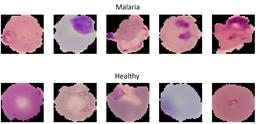
#> input picture cell_images/cell_examples.png, 256 x 124 px, shrunk from 1563 x 756 before the run, given in place of 0.png, which was not available
$ python trabalho.py
#> lines starting #> are read from the running program, lines starting #| are printed output that depends on the picture; pictures that were not available may be replaced by others from this repository, and a replacement may not be noted
'''
Name: Thales de Oliveira Goncalves
USP Number: 11383541
Course Code: SCC5830
Year/Semester: 2019/1
Final Project
'''

import os
import numpy as np
import imageio
import matplotlib.pyplot as plt

n = 4
plotar = True
plot_param = {'fontsize' : 15, 'fontweight' : "bold"}
classes = ['0 - Uninfected' , '1 - Parasitized']
#ajusta = (1+np.arange(n*4)).reshape([n,4]).T.flatten()

# Sorteia figuras e plota
N0 = len(os.listdir('cell_images/' + classes[0]))-1
N1 = len(os.listdir('cell_images/' + classes[1]))-1
IMGS_path = ['cell_images/' + classes[0] + '/' + str(num) + '.png' for num in np.random.randint(0,N0+1,n)] +\
            ['cell_images/' + classes[1] + '/' + str(num) + '.png' for num in np.random.randint(0,N1+1,n)]
IMGS = [np.array(imageio.imread(img_path))/255 for img_path in IMGS_path]
#> IMGS = 8 items

if plotar:
    plt.figure(figsize=(15,9))

    k = 1
    for img in IMGS[:n]:
        plt.subplot(n,3,k)
        plt.imshow(img)
        plt.axis('off')
        if k==1 : plt.title('Não infectadas', plot_param)
        k += 3
#> this loop made 4 passes
#> k on passes 1 to 4: 4, 7, 10, 13
#> after the loop, k = 13

    k = 3
    for img in IMGS[n:]:
        plt.subplot(n,3,k)
        plt.imshow(img)
        plt.axis('off')
        if k==3 : plt.title('Infectadas', plot_param)
        k += 3
#> this loop made 4 passes
#> k on passes 1 to 4: 6, 9, 12, 15
#> after the loop, k = 15


# Calcula Medianas
IMGS_medianas = [np.zeros(np.shape(img)) for img in IMGS]
#> IMGS_medianas = 8 items
for i in range(2*n):
    img = IMGS[i].copy()
    pos = np.where(np.sum(img,2)!=0)
    for j in range(3):
        camada = img[:,:,j]
        camada[pos] = np.median(camada[pos])
    IMGS_medianas[i] = img.copy()
#> camada: shape (124, 256) float64; every value is 0.702

if plotar:
    plt.figure(figsize=(15,9))

    k = 1
    for img in IMGS[:n]:
        plt.subplot(n,5,k)
        plt.imshow(img)
        plt.axis('off')
        if k==1 : plt.title('Não infectadas', plot_param)
        k += 5
#> this loop made 4 passes
#> k on passes 1 to 4: 6, 11, 16, 21
#> after the loop, k = 21

    k = 2
    for img in IMGS_medianas[:n]:
        plt.subplot(n,5,k)
        plt.imshow(img)
        plt.axis('off')
        if k==2 : plt.title('Mediana', plot_param)
        k += 5
#> this loop made 4 passes
#> k on passes 1 to 4: 7, 12, 17, 22
#> after the loop, k = 22

    k = 4
    for img in IMGS[n:]:
        plt.subplot(n,5,k)
        plt.imshow(img)
        plt.axis('off')
        if k==4 : plt.title('Infectadas', plot_param)
        k += 5
#> this loop made 4 passes
#> k on passes 1 to 4: 9, 14, 19, 24
#> after the loop, k = 24

    k = 5
    for img in IMGS_medianas[n:]:
        plt.subplot(n,5,k)
        plt.imshow(img)
        plt.axis('off')
        if k==5 : plt.title('Mediana', plot_param)
        k += 5
#> this loop made 4 passes
#> k on passes 1 to 4: 10, 15, 20, 25
#> after the loop, k = 25

# Retira Medianas
IMGS_centralizadas = [IMGS[i]-IMGS_medianas[i] for i in range(2*n)]
#> IMGS_centralizadas = 8 items

if plotar:
    plt.figure(figsize=(15,9))

    k = 1
    for img in IMGS[:n]:
        plt.subplot(n,5,k)
        plt.imshow(img)
        plt.axis('off')
        if k==1 : plt.title('Não infectadas', plot_param)
        k += 5
#> after the loop, k = 21

    k = 2
    for img in IMGS_centralizadas[:n]:
        plt.subplot(n,5,k)
        plt.imshow(abs(img))
        plt.axis('off')
        if k==2 : plt.title('Centralizadas', plot_param)
        k += 5
#> after the loop, k = 22


    k = 4
    for img in IMGS[n:]:
        plt.subplot(n,5,k)
        plt.imshow(img)
        plt.axis('off')
        if k==4 : plt.title('Infectadas', plot_param)
        k += 5
#> after the loop, k = 24

    k = 5
    for img in IMGS_centralizadas[n:]:
        plt.subplot(n,5,k)
        plt.imshow(abs(img))
        plt.axis('off')
        if k==5 : plt.title('Centralizadas', plot_param)
        k += 5
#> after the loop, k = 25

# Separa em Partes Positivas e Negativas
IMGS_neg = [None]*(2*n)
#> IMGS_neg = 8 items
IMGS_pos = [None]*(2*n)
#> IMGS_pos = 8 items
for i in range(2*n):
    img_neg = -IMGS_centralizadas[i].copy()
    img_pos = IMGS_centralizadas[i].copy()
    img_neg[img_neg<0] = 0
    img_pos[img_pos<0] = 0
    IMGS_neg[i] = img_neg.copy()
    IMGS_pos[i] = img_pos.copy()
#> this loop made 8 passes
#> pass 1, `img_neg = -IMGS_centralizadas[i].copy()`:
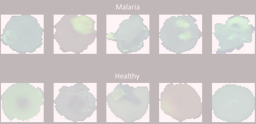
#> img_neg: shape (124, 256, 4) float64; mean of channels 0, 1, 2, 3 0.0794, 0.00288, 0.00219, 0; transparent parts drawn white
#> pass 1, `img_pos = IMGS_centralizadas[i].copy()`:
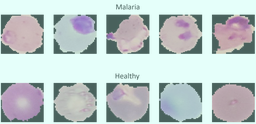
#> img_pos: shape (124, 256, 4) float64; mean of channels 0, 1, 2, 3 -0.0794, -0.00288, -0.00219, 0; transparent parts drawn white

if plotar:
    plt.figure(figsize=(15,9))

    k = 1
    for img in IMGS_centralizadas[:n]:
        plt.subplot(n,7,k)
        plt.imshow(abs(img))
        plt.axis('off')
        if k==1 : plt.title('Centralizadas', plot_param)
        k += 7
#> this loop made 4 passes
#> k on passes 1 to 4: 8, 15, 22, 29
#> after the loop, k = 29

    k = 2
    for img in IMGS_neg[:n]:
        plt.subplot(n,7,k)
        plt.imshow(img)
        plt.axis('off')
        if k==2 : plt.title('Negativas', plot_param)
        k += 7
#> this loop made 4 passes
#> k on passes 1 to 4: 9, 16, 23, 30
#> after the loop, k = 30

    k = 3
    for img in IMGS_pos[:n]:
        plt.subplot(n,7,k)
        plt.imshow(img)
        plt.axis('off')
        if k==3 : plt.title('Positivas', plot_param)
        k += 7
#> this loop made 4 passes
#> after the loop, k = 31

    k = 5
    for img in IMGS_centralizadas[n:]:
        plt.subplot(n,7,k)
        plt.imshow(abs(img))
        plt.axis('off')
        if k==5 : plt.title('Centralizadas', plot_param)
        k += 7
#> this loop made 4 passes
#> k on passes 1 to 4: 12, 19, 26, 33
#> after the loop, k = 33

    k = 6
    for img in IMGS_neg[n:]:
        plt.subplot(n,7,k)
        plt.imshow(img)
        plt.axis('off')
        if k==6 : plt.title('Negativas', plot_param)
        k += 7
#> this loop made 4 passes
#> k on passes 1 to 4: 13, 20, 27, 34
#> after the loop, k = 34

    k = 7
    for img in IMGS_pos[n:]:
        plt.subplot(n,7,k)
        plt.imshow(img)
        plt.axis('off')
        if k==7 : plt.title('Positivas', plot_param)
        k += 7
#> this loop made 4 passes
#> k on passes 1 to 4: 14, 21, 28, 35
#> after the loop, k = 35
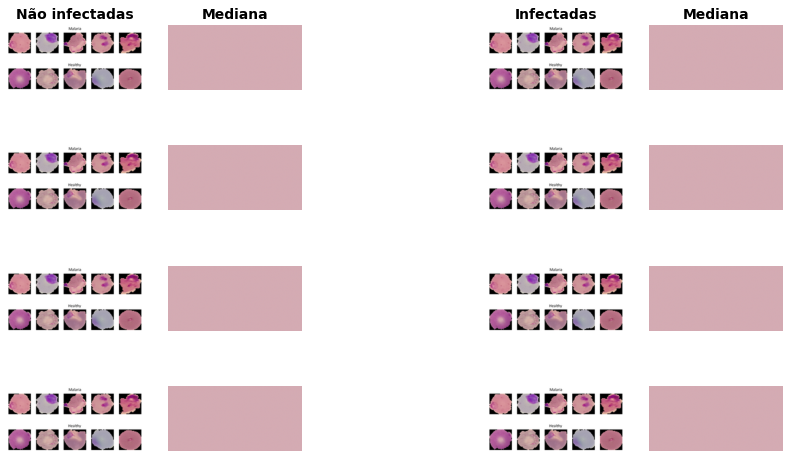
#> figure drawn by matplotlib, 16 panels
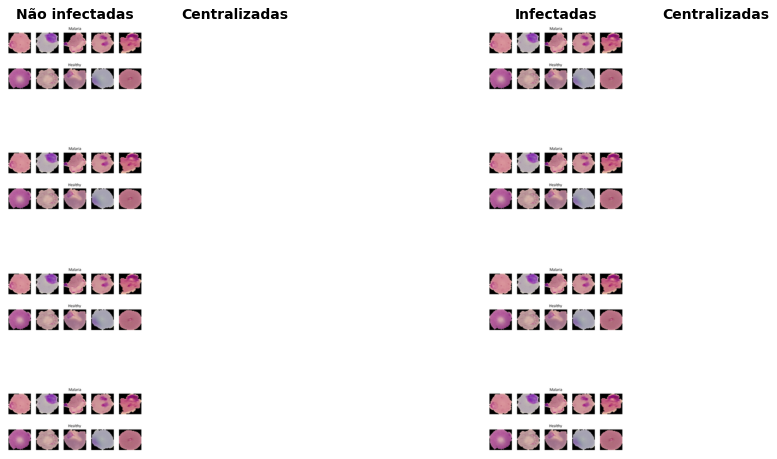
#> figure drawn by matplotlib, 16 panels
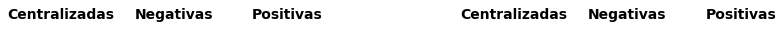
#> figure drawn by matplotlib, 24 panels
